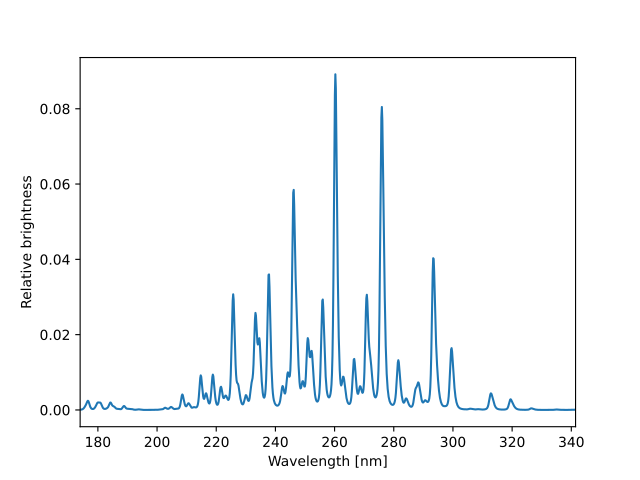

Write Python code to recreate this figure.
import matplotlib.pyplot as plt
import pyuvs as pu

fig, ax = plt.subplots()

template = pu.anc.load_template_n2_vk()
wavelengths = pu.anc.load_muv_wavelength_centers()
ax.plot(wavelengths, template)
ax.set_xlim(wavelengths[0], wavelengths[-1])
ax.set_xlabel('Wavelength [nm]')
ax.set_ylabel('Relative brightness')

plt.show()
